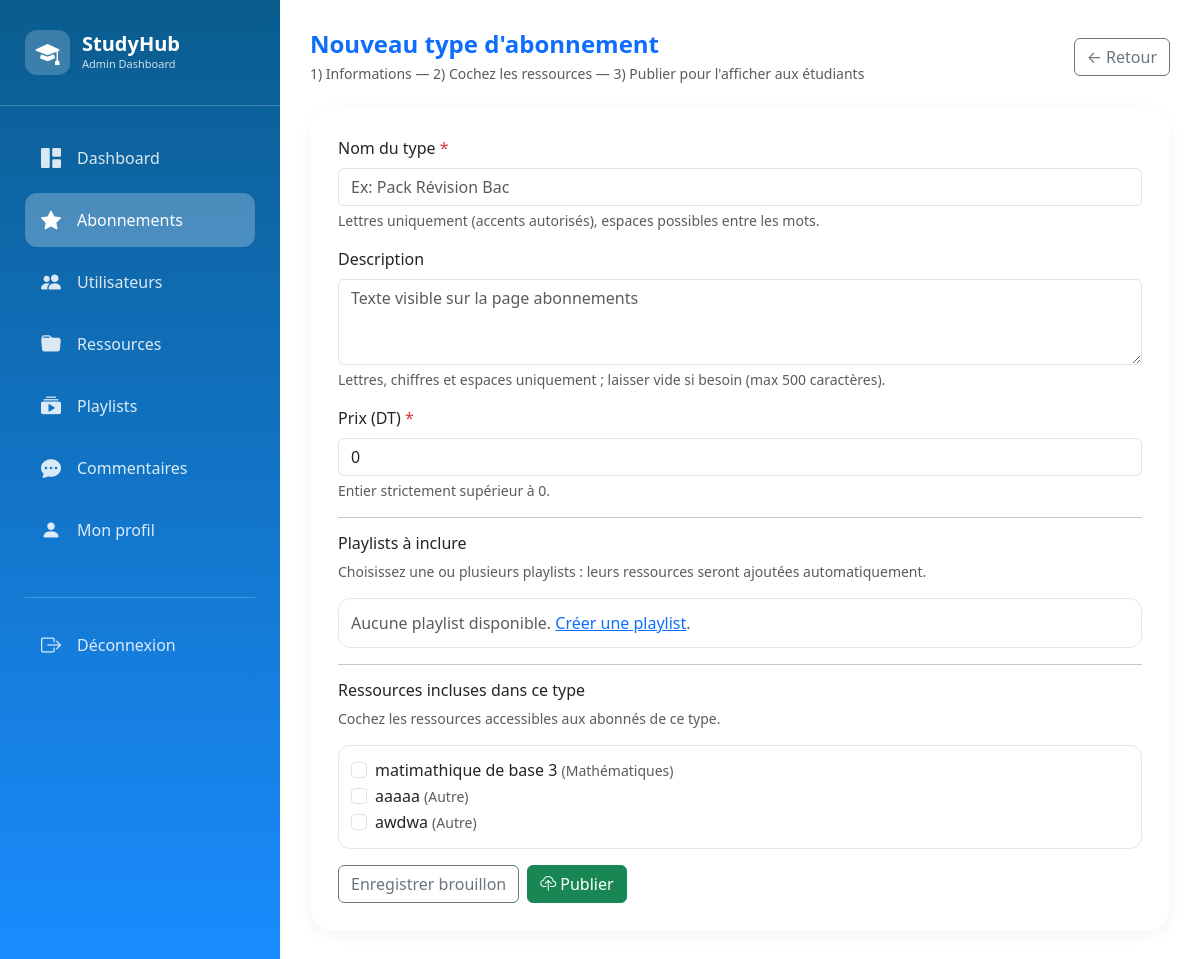
Page /index.php?action=admin&subaction=subscription_plan_add (signed in) on the committed database.
### tables this page shows
CREATE TABLE `ressource` (
  `id_res` int(11) NOT NULL AUTO_INCREMENT,
  `titre` varchar(255) NOT NULL,
  `description` varchar(500) NOT NULL,
  `type` varchar(255) NOT NULL,
  `niveau` varchar(255) NOT NULL,
  `acces` varchar(255) NOT NULL,
  `prix` double NOT NULL,
  `fichier` varchar(255) NOT NULL,
  `id` int(11) NOT NULL,
  `pages` int(11) DEFAULT 0,
  `downloads` int(11) DEFAULT 0,
  `date_creation` timestamp NOT NULL DEFAULT current_timestamp(),
  `note_moyenne` decimal(3,2) DEFAULT 0.00,
  `matiere` varchar(255) DEFAULT 'Autre',
  `photo` varchar(500) DEFAULT '',
  PRIMARY KEY (`id_res`),
  KEY `id` (`id`),
  CONSTRAINT `ressource_ibfk_1` FOREIGN KEY (`id`) REFERENCES `users` (`id`)
);

### controllers/adminController.php (called while the page is built, shortened)
<?php
function adminSubscriptionPlanAddGet() {
    global $pdo;
    require_once __DIR__ . '/../models/resourceModel.php';
    $plan = null;
    $selectedIds = [];
    $allResources = getAllResources($pdo);
    $allPlaylists = getPlaylistGroupsForSelection($pdo);
    require_once __DIR__ . '/../views/admin/subscription_plan_form.php';
}
?>

### config.php (called while the page is built, shortened)
<?php
function escape($string) {
    return htmlspecialchars($string ?? '', ENT_QUOTES, 'UTF-8');
}
?>

### models/resourceModel.php (called while the page is built, shortened)
<?php
function getAllResources($pdo, $search = '', $type = '', $matiere = '') {
    $sql = "SELECT r.*, u.nom, u.prenom FROM ressource r JOIN users u ON r.id = u.id WHERE 1=1";
    $params = [];
    $sql .= " ORDER BY r.id_res DESC";
    $stmt = $pdo->prepare($sql);
    $stmt->execute($params);
    return $stmt->fetchAll();
}
?>

### views/admin/subscription_plan_form.php (the view, shortened to what this page needs)
<?php
$isEdit = !empty($plan);
$formAction = $isEdit
    ? 'index.php?action=admin&subaction=subscription_plan_edit&id=' . (int) $plan['id']
    : 'index.php?action=admin&subaction=subscription_plan_add';
$nameVal = $plan['name'] ?? '';
$descVal = $plan['description'] ?? '';
$prixVal = isset($plan['prix']) ? (int) $plan['prix'] : 0;
$selectedIds = isset($selectedIds) ? array_map('intval', (array) $selectedIds) : [];
?>
<!DOCTYPE html>
<html lang="fr">
<head>
    <link href="https://cdn.jsdelivr.net/npm/bootstrap@5.3.2/dist/css/bootstrap.min.css" rel="stylesheet">
    <link href="https://cdn.jsdelivr.net/npm/bootstrap-icons@1.11.1/font/bootstrap-icons.css" rel="stylesheet">
</head>
<body>
    <div class="sidebar">
        <div class="sidebar-header"><div class="logo"><div class="logo-icon"><i class="bi bi-mortarboard-fill"></i></div><div class="logo-text"><h3>StudyHub</h3><p>Admin Dashboard</p></div></div></div>
        <div class="nav-menu">
            <div class="nav-item"><a href="index.php?action=admin&subaction=dashboard" class="nav-link"><i class="bi bi-grid-1x2-fill"></i><span>Dashboard</span></a></div>
            <div class="nav-item"><a href="index.php?action=admin&subaction=subscriptions" class="nav-link active"><i class="bi bi-star-fill"></i><span>Abonnements</span></a></div>
            <div class="nav-item"><a href="index.php?action=admin&subaction=users" class="nav-link"><i class="bi bi-people-fill"></i><span>Utilisateurs</span></a></div>
            <div class="nav-item"><a href="index.php?action=admin&subaction=resources" class="nav-link"><i class="bi bi-folder-fill"></i><span>Ressources</span></a></div>
            <div class="nav-item"><a href="index.php?action=admin&subaction=playlists" class="nav-link"><i class="bi bi-collection-play-fill"></i><span>Playlists</span></a></div>
            <div class="nav-item"><a href="index.php?action=admin&subaction=comments" class="nav-link"><i class="bi bi-chat-dots-fill"></i><span>Commentaires</span></a></div>
            <div class="nav-item"><a href="index.php?action=admin&subaction=profile" class="nav-link"><i class="bi bi-person-fill"></i><span>Mon profil</span></a></div>
            <div class="nav-item logout-link"><a href="index.php?action=logout" class="nav-link"><i class="bi bi-box-arrow-right"></i><span>Déconnexion</span></a></div>
        </div>
    </div>
    <div class="main-content">
        <div class="d-flex justify-content-between align-items-center mb-4">
            <div>
                <h1 class="h4 fw-bold text-primary mb-1"><?= $isEdit ? 'Modifier le type d\'abonnement' : 'Nouveau type d\'abonnement' ?></h1>
                <p class="text-muted small mb-0">1) Informations — 2) Cochez les ressources — 3) Publier pour l'afficher aux étudiants</p>
            </div>
            <a href="index.php?action=admin&subaction=subscriptions" class="btn btn-outline-secondary">← Retour</a>
        </div>
        <div class="content-card">
            <form method="post" action="<?= escape($formAction) ?>" id="adminSubscriptionPlanForm" novalidate>
                <div class="mb-3">
                    <label class="form-label">Nom du type <span class="text-danger">*</span></label>
                    <input type="text" name="name" class="form-control" value="<?= escape($nameVal) ?>" placeholder="Ex: Pack Révision Bac" autocomplete="off">
                    <div class="form-text">Lettres uniquement (accents autorisés), espaces possibles entre les mots.</div>
                </div>
                <div class="mb-3">
                    <label class="form-label">Description</label>
                    <textarea name="description" class="form-control" rows="3" placeholder="Texte visible sur la page abonnements"><?= escape($descVal) ?></textarea>
                    <div class="form-text">Lettres, chiffres et espaces uniquement ; laisser vide si besoin (max 500 caractères).</div>
                </div>
                <div class="mb-3">
                    <label class="form-label">Prix (DT) <span class="text-danger">*</span></label>
                    <input type="number" name="prix" class="form-control" value="<?= (int) $prixVal ?>">
                    <div class="form-text">Entier strictement supérieur à 0.</div>
                </div>
                <hr>
                <h6 class="mb-2">Playlists à inclure</h6>
                <p class="text-muted small">Choisissez une ou plusieurs playlists : leurs ressources seront ajoutées automatiquement.</p>
                <div class="res-grid mb-3">
                    <?php if (empty($allPlaylists)): ?>
                        <p class="text-muted mb-0">Aucune playlist disponible. <a href="index.php?action=admin&subaction=playlists">Créer une playlist</a>.</p>
                    <?php endif; ?>
                </div>
                <hr>
                <h6 class="mb-2">Ressources incluses dans ce type</h6>
                <p class="text-muted small">Cochez les ressources accessibles aux abonnés de ce type.</p>
                <div class="res-grid mb-3">
                    <?php foreach ($allResources as $res): ?>
                        <div class="form-check">
                            <input class="form-check-input" type="checkbox" name="resources[]" value="<?= (int) $res['id_res'] ?>"
                                   id="res<?= (int) $res['id_res'] ?>" <?= in_array((int) $res['id_res'], $selectedIds, true) ? 'checked' : '' ?>>
                            <label class="form-check-label" for="res<?= (int) $res['id_res'] ?>">
                                <?= escape($res['titre']) ?> <small class="text-muted">(<?= escape($res['matiere'] ?? '') ?>)</small>
                            </label>
                        </div>
                    <?php endforeach; ?>
                </div>
                <div class="d-flex flex-wrap gap-2">
                    <?php if ($isEdit): ?>
                        <button type="submit" name="save_action" value="keep" class="btn btn-primary">Enregistrer</button>
                        <button type="submit" name="save_action" value="publish" class="btn btn-success"><i class="bi bi-cloud-upload me-1"></i>Publier</button>
                        <button type="submit" name="save_action" value="draft" class="btn btn-outline-secondary">Mettre en brouillon</button>
                        <button type="submit" name="save_action" value="unpublish" class="btn btn-outline-warning">Dépublier</button>
                    <?php else: ?>
                        <button type="submit" name="save_action" value="draft" class="btn btn-outline-secondary">Enregistrer brouillon</button>
                        <button type="submit" name="save_action" value="publish" class="btn btn-success"><i class="bi bi-cloud-upload me-1"></i>Publier</button>
                    <?php endif; ?>
                </div>
            </form>
        </div>
    </div>
</body>
</html>

### views/admin/subscription_plan_form.php (style rules this page uses)
.sidebar { position:fixed; left:0; top:0; width:280px; height:100%; background:linear-gradient(180deg,#0a5c8e 0%,#1a8cff 100%); z-index:1000; }
.sidebar-header { padding:30px 25px; border-bottom:1px solid rgba(255,255,255,0.2); }
.logo { display:flex; align-items:center; gap:12px; }
.logo-icon { width:45px; height:45px; background:rgba(255,255,255,0.2); border-radius:12px; display:flex; align-items:center; justify-content:center; }
.logo-icon i { font-size:24px; color:white; }
.logo-text h3 { color:white; font-weight:700; font-size:20px; margin:0; }
.logo-text p { color:rgba(255,255,255,0.8); font-size:11px; margin:0; }
.nav-menu { padding:25px; }
.nav-item { margin-bottom:8px; }
.nav-link { display:flex; align-items:center; gap:12px; padding:12px 16px; border-radius:12px; color:rgba(255,255,255,0.85); text-decoration:none; font-weight:500; }
.nav-link i { font-size:20px; width:24px; }
.nav-link.active { background:rgba(255,255,255,0.25); color:white; }
.logout-link { margin-top:40px; border-top:1px solid rgba(255,255,255,0.2); padding-top:20px; }
.main-content { margin-left:280px; padding:30px; min-height:100vh; }
.content-card { background:white; border-radius:24px; padding:28px; max-width:900px; box-shadow:0 4px 15px rgba(0,0,0,0.05); }
.res-grid { max-height:320px; overflow-y:auto; border:1px solid #e2e8f0; border-radius:12px; padding:12px; }

### rows in the picture
ressource: titre "matimathique de base 3", matiere "Mathématiques"
ressource: titre "aaaaa", matiere "Autre"
ressource: titre "awdwa", matiere "Autre"
